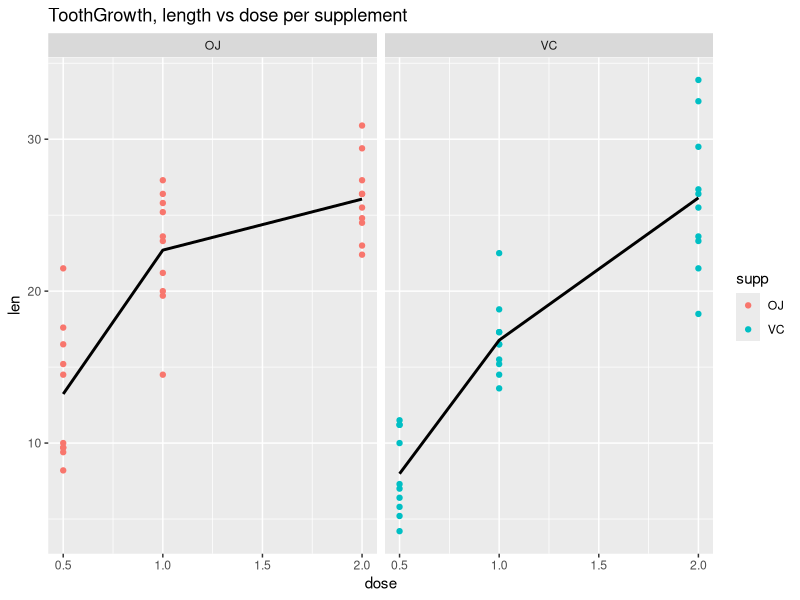

This chart was generated by the following R code:
## ---- chunk 1
data(ToothGrowth)
str(ToothGrowth)
## ---- chunk 2
summary(ToothGrowth)
## ---- chunk 3
head(ToothGrowth)
## ---- chunk 4
library(ggplot2)
g <- ggplot(ToothGrowth, aes(x = dose, y = len, color = supp))
g <- g + geom_point()
g <- g + stat_summary(aes(group = 1), geom = "line", fun.y = mean, size = 1, col = "black")
g <- g + facet_grid(. ~ supp)
g <- g + ggtitle("ToothGrowth, length vs dose per supplement")
g
## ---- chunk 5
library("lattice")
a <- aggregate(ToothGrowth$len, list(ToothGrowth$dose,ToothGrowth$supp),FUN=function(x) c(mean = mean(x), sd = sd(x)))
colnames(a)[c(1:3)] <- c("Dose", "Method", "Length")
a
